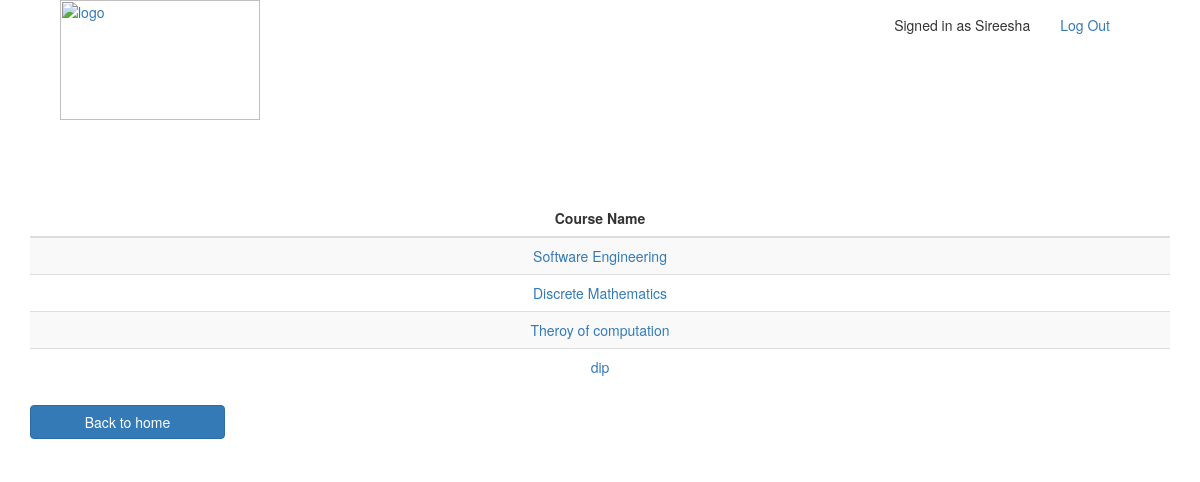
Screenshot of /version2/faccurdisc.php (signed in) with the database file from the repository.
### tables this page shows
CREATE TABLE IF NOT EXISTS `courses` (
  `fid` int(11) NOT NULL,
  `cid` int(11) NOT NULL AUTO_INCREMENT,
  `climit` int(100) DEFAULT NULL,
  `cname` varchar(100) NOT NULL,
  `cpreq` varchar(100) DEFAULT NULL,
  `descp` text NOT NULL,
  PRIMARY KEY (`cid`),
  KEY `fid` (`fid`)
);

### version2/faccurdisc.php (the view, shortened to what this page needs)
<?php
if (isset($_SESSION['usr_id'])) {
$usr_id=$_SESSION['usr_id'];
 }
?>
<!DOCTYPE html>
<html>
<head>
    <link rel="stylesheet" href="css/bootstrap.min.css" type="text/css" />
</head>
<body>
  <nav class="container" >
      <div class="">
          <div class="navbar-header">
              <a class="navbar-brand" href="index.php"></a>
          </div>
            	<a href="index.php"><img src="images/logo3.png" width="200px" height="120px" title="logo" /></a>
              <ul class="nav navbar-nav navbar-right">
                  <?php if (isset($_SESSION['usr_id'])) { ?>
                  <li><p class="navbar-text">Signed in as <?php echo $_SESSION['usr_name'];
                  $u=$_SESSION['usr_id'] ;?></p></li>
                  <li><a href="logout.php">Log Out</a></li>
                  <li><a href="login.php"></a></li>
                  <li><a href="register.php"></a></li>
                  <?php } ?>
              </ul>
          </div>
  </nav>
<?php
include_once 'dbconnect.php';
$sql = "select courses.cid,courses.cname,faculty.name from courses,faculty where faculty.fid = courses.fid and courses.fid=
$usr_id;";
$result = $con->query($sql);
if ($result->num_rows > 0) {
    echo "<div class='container'><table class='table table-striped '>
    <thead>
      <tr>
        <th><center>Course Name</center></th>
        </tr>
    </thead>
    <tbody>";
    while($row = $result->fetch_assoc()) {
        echo "<tr><td><center><a href=current.php?cid=$row[cid]>"."$row[cname]"."</center></td> </tr>";
        echo "<br>";
    }
} else {
  $t = 1;
    echo "Sorry 0 results <br> ";
}
?>
</div>
<div class="form-group">
        <a href="facpage.php"><input type="back" value="Back to home" class="btn btn-primary" /></a>
</div>
</body>
</html>

### rows the page displays
courses: cname "Software Engineering"
courses: cname "Discrete Mathematics"
courses: cname "Theroy of computation"
courses: cname "dip"

### other values shown
$_SESSION['usr_name'] "Sireesha"
